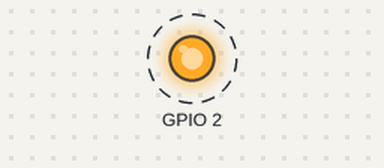
Bench run of a sketch on a simulated ESP8266 (Wemos D1 mini). Parts: output pins drawn as LEDs (lit = HIGH). Dashed ring = blinking. WiFi joins after 1.5 s; servers stay silent unless stated; what the sketch prints to the serial monitor is not drawn.

Above: at 0.2 s.
Timing chart, 0 to 3.0 s (numbered marks = the images above):
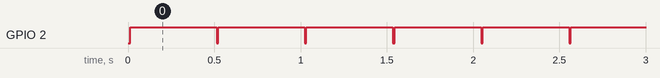

The sketch:

client.ino
```cpp
#include <ESP8266WiFi.h>
#include <WiFiUdp.h>

WiFiUDP Udp;
const char *ssid = "WiFi_Robot";  //
const char *password = "";

char packetBuffer[255];
unsigned int localPort = 9999;
IPAddress ipServidor(192, 168, 4, 1);
IPAddress ipCliente(192, 168, 4, 10);
IPAddress Subnet(255, 255, 255, 0);

void setup() {
  pinMode(BUILTIN_LED, OUTPUT);     // Initialize the LED_BUILTIN pin as an output
  digitalWrite(BUILTIN_LED, HIGH);
  Serial.begin(115200);
  Serial.println("\nStart Client");
  WiFi.begin(ssid, password);
  WiFi.mode(WIFI_STA); // para que solo sea STA y no genere la IP 192.168.4.1
  WiFi.config(ipCliente, ipServidor, Subnet);
  Udp.begin(localPort);
}

void loop() {
  unsigned long Tiempo_Envio = millis();
  //ENVIO
  Udp.beginPacket(ipServidor, 9999);
  Udp.write("Millis: ");
  char buf[20];   unsigned long testID = millis();    sprintf(buf, "%lu", testID);
  Udp.write(buf);
  Udp.write("\r\n");
  Udp.endPacket();
  Serial.print("enviando: "); Serial.println(buf);
  digitalWrite(BUILTIN_LED, LOW);
  delay(10); // para que le de tiempo a recibir la respuesta al envio anterior
  digitalWrite(BUILTIN_LED, HIGH);

  //RECEPCION
  int packetSize = Udp.parsePacket();
  if (packetSize) {
    int len = Udp.read(packetBuffer, 255);
    if (len > 0) packetBuffer[len - 1] = 0;
    Serial.print("RECIBIDO(IP/Port/Size/Datos): ");
    Serial.print(Udp.remoteIP()); Serial.print(" / ");
    Serial.print(Udp.remotePort()); Serial.print(" / ");
    Serial.print(packetSize); Serial.print(" / ");
    Serial.println(packetBuffer);


  }
  Serial.println("");
  delay(500);
}
//- See more at: http://www.esp8266.com/viewtopic.php?f=29&t=4006#sthash.i5nGIIyP.dpuf
```

Measured:
- by itself, GPIO 2: alternates HIGH for 0.50 s and LOW for 0.01 s
